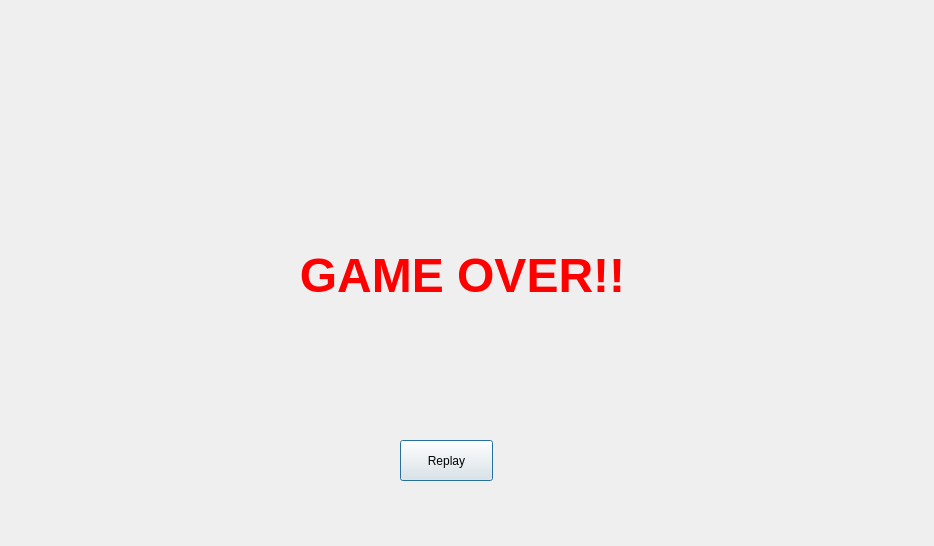
<?xml version="1.0" encoding="UTF-8"?>
<ui version="4.0">
 <class>GameOver</class>
 <widget class="QDialog" name="GameOver">
  <property name="geometry">
   <rect>
    <x>0</x>
    <y>0</y>
    <width>934</width>
    <height>546</height>
   </rect>
  </property>
  <property name="windowTitle">
   <string>Dialog</string>
  </property>
  <widget class="QPushButton" name="pushButton">
   <property name="geometry">
    <rect>
     <x>400</x>
     <y>440</y>
     <width>93</width>
     <height>41</height>
    </rect>
   </property>
   <property name="text">
    <string>Replay</string>
   </property>
  </widget>
  <widget class="QLabel" name="label_gameover">
   <property name="geometry">
    <rect>
     <x>122</x>
     <y>220</y>
     <width>681</width>
     <height>111</height>
    </rect>
   </property>
   <property name="text">
    <string>&lt;html&gt;&lt;head/&gt;&lt;body&gt;&lt;p align=&quot;center&quot;&gt;&lt;span style=&quot; font-size:36pt; font-weight:700; color:#ff0000;&quot;&gt;GAME OVER!!&lt;/span&gt;&lt;/p&gt;&lt;/body&gt;&lt;/html&gt;</string>
   </property>
  </widget>
 </widget>
 <resources/>
 <connections/>
</ui>
